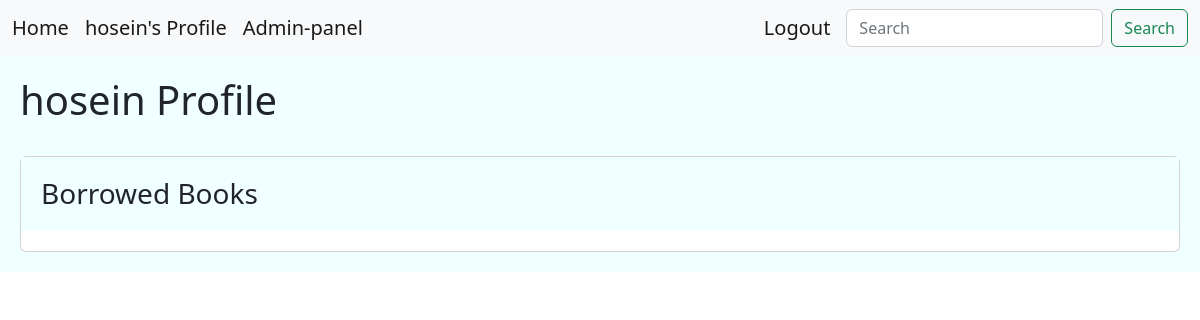
Before: /users/12/ (signed in) with the older database file.
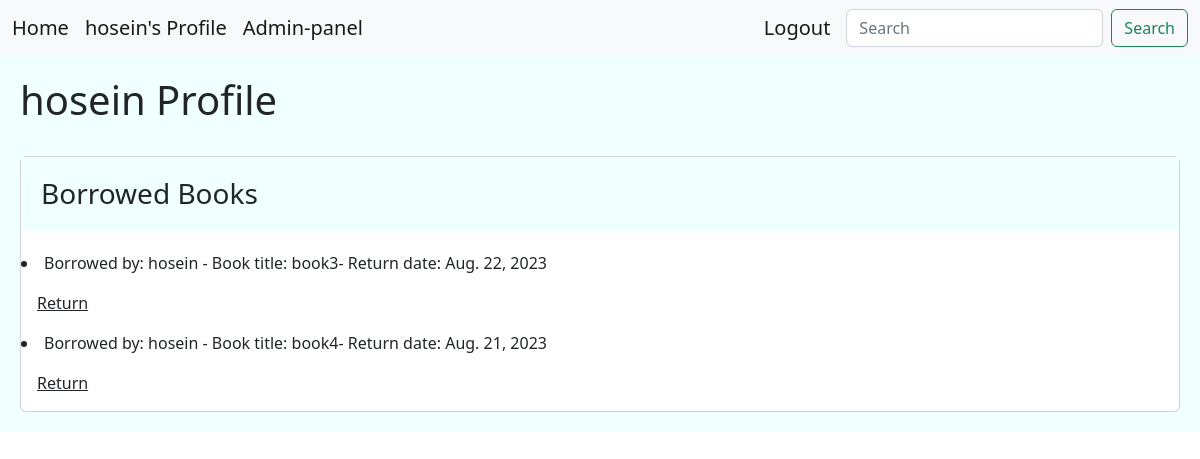
After: the same page with the newer database file.
### library/models.py (models this page shows, shortened)
class BorrowedBook(models.Model):
    user = models.ForeignKey(User, on_delete=models.CASCADE)
    book = models.ForeignKey(Books, on_delete=models.CASCADE)
    borrow_date = models.DateField()
    return_date = models.DateField(null=True, blank=True)

class Books(models.Model):
    title = models.CharField(max_length=100)
    description = models.TextField(null=True)
    price = models.DecimalField(max_digits=6 , decimal_places=2, default=0.00)
    shabak = models.CharField(max_length=150,null=True)
    copies_available = models.PositiveIntegerField(default=4)
    genre = models.ForeignKey('Genre', on_delete=models.SET_NULL, null=True)
    author = models.ForeignKey('Author', on_delete=models.SET_NULL, null=True)
    def __str__(self):
        return self.title

### account/models.py (models this page shows, shortened)
class CustomUser(AbstractBaseUser):
    MEMBERSHIP_NORMAL = 'N'
    MEMBERSHIP_VIP = 'V'
    MEMBERSHIP_CHOICES = [
        (MEMBERSHIP_NORMAL,'Normal'),
        (MEMBERSHIP_VIP,'VIP'),
    ]
    full_name = models.CharField(max_length=100,unique=True,null=True)
    email = models.EmailField(unique=True)
    expiration_date = models.DateField(null=True)
    membership = models.CharField(max_length=1, choices= MEMBERSHIP_CHOICES, default= MEMBERSHIP_NORMAL)
    phone = models.CharField(max_length=11, unique=True, null=True)
    is_active = models.BooleanField(default=True)
    is_admin = models.BooleanField(default=False)
    objects = UserManager()
    USERNAME_FIELD = 'phone'
    REQUIRED_FIELDS = ['email','password','full_name',]#['email',] #required fields when making a user in shell by createsuper user
    def __str__(self):
        return self.email

### library/views.py (the view)
# urls.py: path('users/<int:user_id>/',views.UserProfile.as_view(), name='user'),
class UserProfile(LoginRequiredMixin,View):
    template_class = 'library/user_profile.html'
    def get(self,request, user_id):
        user = User.objects.get(id=user_id)
        borrowed_books = BorrowedBook.objects.filter(user=user.id)
        return render(request,self.template_class,{'borrowed_books': borrowed_books,'user':user})

### library/templates/library/user_profile.html (shortened to what this page needs)
<!DOCTYPE html>
<html lang="en">
<head>
    <link href="https://cdn.jsdelivr.net/npm/bootstrap@5.2.0-beta1/dist/css/bootstrap.min.css" rel="stylesheet">
</head>
<body>
{% include 'include/navbar.html' %}
<div class="jumbotron">
    {% block content %} <H1> {{ request.user.full_name }} Profile </H1>
     <br/>
    <div class="card">
        <h3 class="card-title jumbotron">Borrowed Books</h3>
    {% for i in borrowed_books %}
    <li> Borrowed by: {{i.user.full_name}} - Book title: {{i.book}}- Return date: {{i.return_date}} </li>
    <a class="card-body" href="{% url 'library:return' i.id  %}" >Return</a>
    {% endfor %}
    {% endblock %}
</div>
</body>
</html>

Changed rows visible on the page:
added BorrowedBook: user.full_name "hosein", book "book3", return_date "Aug. 22, 2023"
added BorrowedBook: user.full_name "hosein", book "book4", return_date "Aug. 21, 2023"
